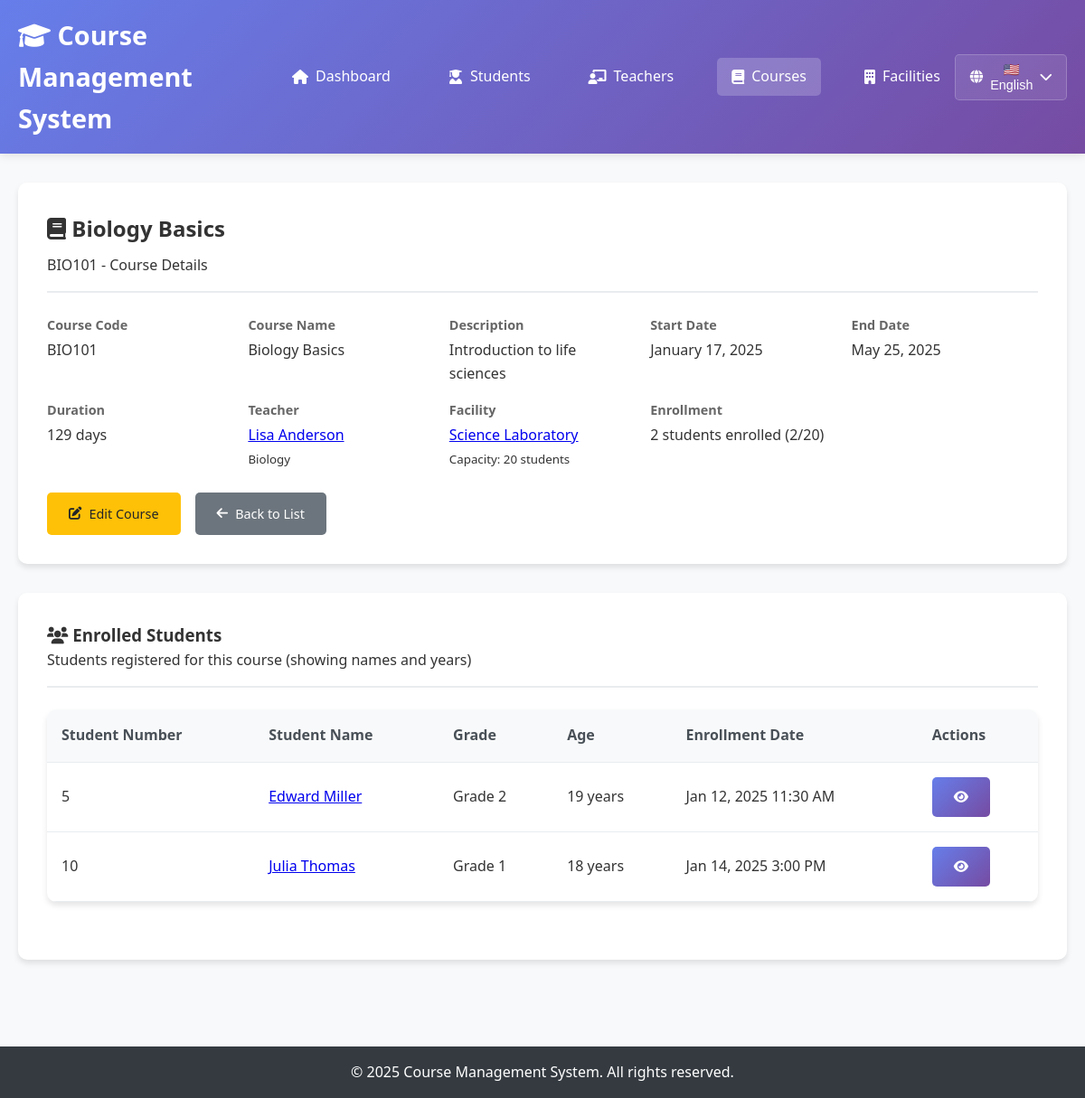
The page /courses/view.php?id=BIO101 on the database its author committed.
### tables this page shows
CREATE TABLE `courses` (
  `emblem` varchar(20) NOT NULL,
  `name` varchar(100) NOT NULL,
  `description` text DEFAULT NULL,
  `start_day` date NOT NULL,
  `rest_of_day` date NOT NULL,
  `teacher_id` int(11) DEFAULT NULL,
  `facility_id` varchar(20) DEFAULT NULL
);

CREATE TABLE `teachers` (
  `identification_number` int(11) NOT NULL,
  `first_name` varchar(50) NOT NULL,
  `surname` varchar(50) NOT NULL,
  `substance` varchar(100) NOT NULL
);

CREATE TABLE `facilities` (
  `emblem` varchar(20) NOT NULL,
  `name` varchar(100) NOT NULL,
  `capacity` int(11) NOT NULL
);

CREATE TABLE `course_logins` (
  `emblem` int(11) NOT NULL,
  `student_id` int(11) DEFAULT NULL,
  `course_id` varchar(20) DEFAULT NULL,
  `login_date_time` datetime DEFAULT current_timestamp()
);

CREATE TABLE `students` (
  `student_number` int(11) NOT NULL,
  `first_name` varchar(50) NOT NULL,
  `surname` varchar(50) NOT NULL,
  `birthday` date NOT NULL,
  `grade` int(11) NOT NULL
);

### config/database.php (called while the page is built, shortened)
<?php
function executeQuery($pdo, $sql, $params = []) {
    try {
        $stmt = $pdo->prepare($sql);
        $stmt->execute($params);
        return $stmt;
    } catch(PDOException $e) {
        throw new Exception("Query failed: " . $e->getMessage());
    }
}
?>

### courses/view.php (the view, shortened to what this page needs)
<?php
require_once '../config/database.php';
$course_id = $_GET['id'] ?? null;
try {
    $sql = "SELECT c.*,
                   t.identification_number as teacher_id,
                   CONCAT(t.first_name, ' ', t.surname) as teacher_name,
                   t.substance as teacher_subject,
                   f.emblem as facility_id,
                   f.name as facility_name,
                   f.capacity as facility_capacity
            FROM courses c
            LEFT JOIN teachers t ON c.teacher_id = t.identification_number
            LEFT JOIN facilities f ON c.facility_id = f.emblem
            WHERE c.emblem = ?";
    $stmt = executeQuery($pdo, $sql, [$course_id]);
    $course = $stmt->fetch();
    $sql = "SELECT s.student_number,
                   CONCAT(s.first_name, ' ', s.surname) as student_name,
                   s.grade,
                   cl.login_date_time,
                   YEAR(NOW()) - YEAR(s.birthday) as age
            FROM course_logins cl
            JOIN students s ON cl.student_id = s.student_number
            WHERE cl.course_id = ?
            ORDER BY s.first_name, s.surname";
    $stmt = executeQuery($pdo, $sql, [$course_id]);
    $enrolledStudents = $stmt->fetchAll();
} catch(Exception $e) {
    $error = "Error loading course details: " . $e->getMessage();
}
?>
<!DOCTYPE html>
<html lang="en">
<head>
    <link rel="stylesheet" href="../css/style.css">
    <link href="https://cdnjs.cloudflare.com/ajax/libs/font-awesome/6.0.0/css/all.min.css" rel="stylesheet">
</head>
<body>
    <header>
        <nav class="navbar">
            <div class="nav-container">
                <h1><i class="fas fa-graduation-cap"></i> Course Management System</h1>
                <ul class="nav-menu">
                    <li><a href="../index.php"><i class="fas fa-home"></i> Dashboard</a></li>
                    <li><a href="../students/index.php"><i class="fas fa-user-graduate"></i> Students</a></li>
                    <li><a href="../teachers/index.php"><i class="fas fa-chalkboard-teacher"></i> Teachers</a></li>
                    <li><a href="index.php" class="active"><i class="fas fa-book"></i> Courses</a></li>
                    <li><a href="../facilities/index.php"><i class="fas fa-building"></i> Facilities</a></li>
                </ul>
            </div>
        </nav>
    </header>
    <main class="main-content">
        <div class="container">
            <?php if (isset($course)): ?>
                <div class="detail-card">
                    <div class="detail-header">
                        <h2><i class="fas fa-book"></i> <?= htmlspecialchars($course['name']) ?></h2>
                        <p><?= htmlspecialchars($course['emblem']) ?> - Course Details</p>
                    </div>
                    <div class="detail-info">
                        <div class="info-item">
                            <span class="info-label">Course Code</span>
                            <span class="info-value"><?= htmlspecialchars($course['emblem']) ?></span>
                        </div>
                        <div class="info-item">
                            <span class="info-label">Course Name</span>
                            <span class="info-value"><?= htmlspecialchars($course['name']) ?></span>
                        </div>
                        <div class="info-item">
                            <span class="info-label">Description</span>
                            <span class="info-value"><?= htmlspecialchars($course['description'] ?: 'No description available') ?></span>
                        </div>
                        <div class="info-item">
                            <span class="info-label">Start Date</span>
                            <span class="info-value"><?= date('F j, Y', strtotime($course['start_day'])) ?></span>
                        </div>
                        <div class="info-item">
                            <span class="info-label">End Date</span>
                            <span class="info-value"><?= date('F j, Y', strtotime($course['rest_of_day'])) ?></span>
                        </div>
                        <div class="info-item">
                            <span class="info-label">Duration</span>
                            <span class="info-value">
                                <?php
                                $start = new DateTime($course['start_day']);
                                $end = new DateTime($course['rest_of_day']);
                                $duration = $start->diff($end)->days + 1;
                                echo $duration . ' days';
                                ?>
                            </span>
                        </div>
                        <div class="info-item">
                            <span class="info-label">Teacher</span>
                            <span class="info-value">
                                <?php if ($course['teacher_name']): ?>
                                    <a href="../teachers/view.php?id=<?= $course['teacher_id'] ?>">
                                        <?= htmlspecialchars($course['teacher_name']) ?>
                                    </a>
                                    <br><small><?= htmlspecialchars($course['teacher_subject']) ?></small>
                                <?php else: ?>
                                    No teacher assigned
                                <?php endif; ?>
                            </span>
                        </div>
                        <div class="info-item">
                            <span class="info-label">Facility</span>
                            <span class="info-value">
                                <?php if ($course['facility_name']): ?>
                                    <a href="../facilities/view.php?id=<?= urlencode($course['facility_id']) ?>">
                                        <?= htmlspecialchars($course['facility_name']) ?>
                                    </a>
                                    <br><small>Capacity: <?= $course['facility_capacity'] ?> students</small>
                                <?php else: ?>
                                    No facility assigned
                                <?php endif; ?>
                            </span>
                        </div>
                        <div class="info-item">
                            <span class="info-label">Enrollment</span>
                            <span class="info-value">
                                <?= count($enrolledStudents) ?> students enrolled
                                <?php if ($course['facility_capacity']): ?>
                                    (<?= count($enrolledStudents) ?>/<?= $course['facility_capacity'] ?>)
                                <?php endif; ?>
                            </span>
                        </div>
                    </div>
                    <div class="action-buttons">
                        <a href="edit.php?id=<?= urlencode($course['emblem']) ?>" class="btn btn-warning">
                            <i class="fas fa-edit"></i> Edit Course
                        </a>
                        <a href="index.php" class="btn btn-secondary">
                            <i class="fas fa-arrow-left"></i> Back to List
                        </a>
                    </div>
                </div>
                <div class="detail-card">
                    <div class="detail-header">
                        <h3><i class="fas fa-users"></i> Enrolled Students</h3>
                        <p>Students registered for this course (showing names and years)</p>
                    </div>
                    <?php if (count($enrolledStudents) > 0): ?>
                        <div class="table">
                            <table>
                                <thead>
                                    <tr>
                                        <th>Student Number</th>
                                        <th>Student Name</th>
                                        <th>Grade</th>
                                        <th>Age</th>
                                        <th>Enrollment Date</th>
                                        <th>Actions</th>
                                    </tr>
                                </thead>
                                <tbody>
                                    <?php foreach ($enrolledStudents as $student): ?>
                                        <tr>
                                            <td><?= htmlspecialchars($student['student_number']) ?></td>
                                            <td>
                                                <a href="../students/view.php?id=<?= $student['student_number'] ?>">
                                                    <?= htmlspecialchars($student['student_name']) ?>
                                                </a>
                                            </td>
                                            <td>Grade <?= htmlspecialchars($student['grade']) ?></td>
                                            <td><?= htmlspecialchars($student['age']) ?> years</td>
                                            <td><?= date('M j, Y g:i A', strtotime($student['login_date_time'])) ?></td>
                                            <td>
                                                <a href="../students/view.php?id=<?= $student['student_number'] ?>"
                                                   class="btn btn-primary" title="View Student">
                                                    <i class="fas fa-eye"></i>
                                                </a>
                                            </td>
                                        </tr>
                                    <?php endforeach; ?>
                                </tbody>
                            </table>
                        </div>
                    <?php endif; ?>
                </div>
            <?php endif; ?>
        </div>
    </main>
    <footer>
        <div class="container">
            <p>&copy; 2025 Course Management System. All rights reserved.</p>
        </div>
    </footer>
</body>
</html>

### css/style.css (style rules this page uses)
* { margin: 0; padding: 0; box-sizing: border-box; }
body { font-family: 'Segoe UI', Tahoma, Geneva, Verdana, sans-serif; line-height: 1.6; color: #333; background-color: #f8f9fa; }
.container { max-width: 1200px; margin: 0 auto; padding: 0 20px; }
header { background: linear-gradient(135deg, #667eea 0%, #764ba2 100%); color: white; box-shadow: 0 2px 10px rgba(0,0,0,0.1); }
.navbar { padding: 1rem 0; }
.nav-container { display: flex; justify-content: space-between; align-items: center; max-width: 1200px; margin: 0 auto; padding: 0 20px; }
.navbar h1 { font-size: 1.8rem; font-weight: 600; }
.nav-menu { display: flex; list-style: none; gap: 2rem; }
.nav-menu a { color: white; text-decoration: none; padding: 0.5rem 1rem; border-radius: 5px; transition: background-color 0.3s; display: flex; align-items: center; gap: 0.5rem; }
.nav-menu a:hover, .nav-menu a.active { background-color: rgba(255,255,255,0.2); }
.main-content { min-height: calc(100vh - 120px); padding: 2rem 0; }
.action-buttons { display: flex; gap: 1rem; flex-wrap: wrap; }
.btn { display: inline-flex; align-items: center; gap: 0.5rem; padding: 0.75rem 1.5rem; border: none; border-radius: 5px; text-decoration: none; font-weight: 500; cursor: pointer; transition: all 0.3s; font-size: 0.9rem; min-height: 44px; justify-content: center; }
.btn-primary { background: linear-gradient(135deg, #667eea 0%, #764ba2 100%); color: white; }
.btn-secondary { background: #6c757d; color: white; }
.btn-warning { background: #ffc107; color: #212529; }
.table { width: 100%; background: white; border-radius: 10px; overflow: hidden; box-shadow: 0 4px 6px rgba(0,0,0,0.1); margin-bottom: 2rem; overflow-x: auto; -webkit-overflow-scrolling: touch; }
.table table { width: 100%; border-collapse: collapse; min-width: 600px; }
.table th, .table td { padding: 1rem; text-align: left; border-bottom: 1px solid #e9ecef; }
.table th { background: #f8f9fa; font-weight: 600; color: #495057; }
.detail-card { background: white; padding: 2rem; border-radius: 10px; box-shadow: 0 4px 6px rgba(0,0,0,0.1); margin-bottom: 2rem; }
.detail-header { border-bottom: 2px solid #e9ecef; padding-bottom: 1rem; margin-bottom: 1.5rem; }
.detail-header h2 { color: #333; margin-bottom: 0.5rem; }
.detail-info { display: grid; grid-template-columns: repeat(auto-fit, minmax(200px, 1fr)); gap: 1rem; margin-bottom: 1.5rem; }
.info-item { display: flex; flex-direction: column; }
.info-label { font-weight: 600; color: #666; font-size: 0.9rem; margin-bottom: 0.25rem; }
.info-value { color: #333; font-size: 1rem; }
footer { background: #343a40; color: white; text-align: center; padding: 1rem 0; margin-top: 2rem; }
html { scroll-behavior: smooth; }

### rows shown on the page
courses: name "Biology Basics", emblem "BIO101", description "Introduction to life sciences", start_day "January 17, 2025", rest_of_day "May 25, 2025", duration "129", teacher.substance "Biology", facility.name "Science Laboratory", facility.capacity "20"
course_logins: students.student_number "5", student_name "Edward Miller", students.grade "2", age "19", login_date_time "Jan 12, 2025 11:30 AM"
course_logins: students.student_number "10", student_name "Julia Thomas", students.grade "1", age "18", login_date_time "Jan 14, 2025 3:00 PM"

### other values the page prints
$course['teacher_name'] "Lisa Anderson"
count($enrolledStudents) "2"
